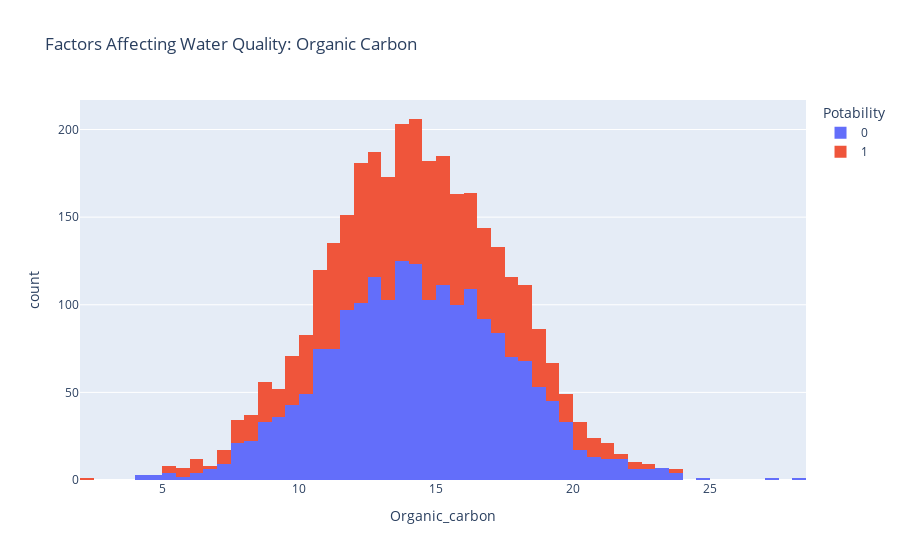

Write notebook code for a chart like this one.
### Markdown cell above
The next factor affecting water quality:

### Code cell
figure = px.histogram(data, x = "Organic_carbon", 
                      color = "Potability", 
                      title= "Factors Affecting Water Quality: Organic Carbon")
figure.show()

### Figure 1 — Plotly figure (JSON) as saved in the notebook; plotly's stock layout.template omitted (floating-point values rounded to 4 significant figures; data arrays with more than 128 entries replaced by an {"elided": "..."} marker saying what was removed)
{"data": [{"alignmentgroup": "True", "bingroup": "x", "hovertemplate": "Potability=0<br>Organic_carbon=%{x}<br>count=%{y}<extra></extra>", "legendgroup": "0", "marker": {"color": "#636efa", "pattern": {"shape": ""}}, "name": "0", "offsetgroup": "0", "orientation": "v", "showlegend": true, "type": "histogram", "x": {"elided": "1998 float values"}, "xaxis": "x", "yaxis": "y"}, {"alignmentgroup": "True", "bingroup": "x", "hovertemplate": "Potability=1<br>Organic_carbon=%{x}<br>count=%{y}<extra></extra>", "legendgroup": "1", "marker": {"color": "#EF553B", "pattern": {"shape": ""}}, "name": "1", "offsetgroup": "1", "orientation": "v", "showlegend": true, "type": "histogram", "x": {"elided": "1278 float values"}, "xaxis": "x", "yaxis": "y"}], "layout": {"barmode": "relative", "legend": {"title": {"text": "Potability"}, "tracegroupgap": 0}, "title": {"text": "Factors Affecting Water Quality: Organic Carbon"}, "xaxis": {"anchor": "y", "domain": [0, 1], "title": {"text": "Organic_carbon"}}, "yaxis": {"anchor": "x", "domain": [0, 1], "title": {"text": "count"}}}}
